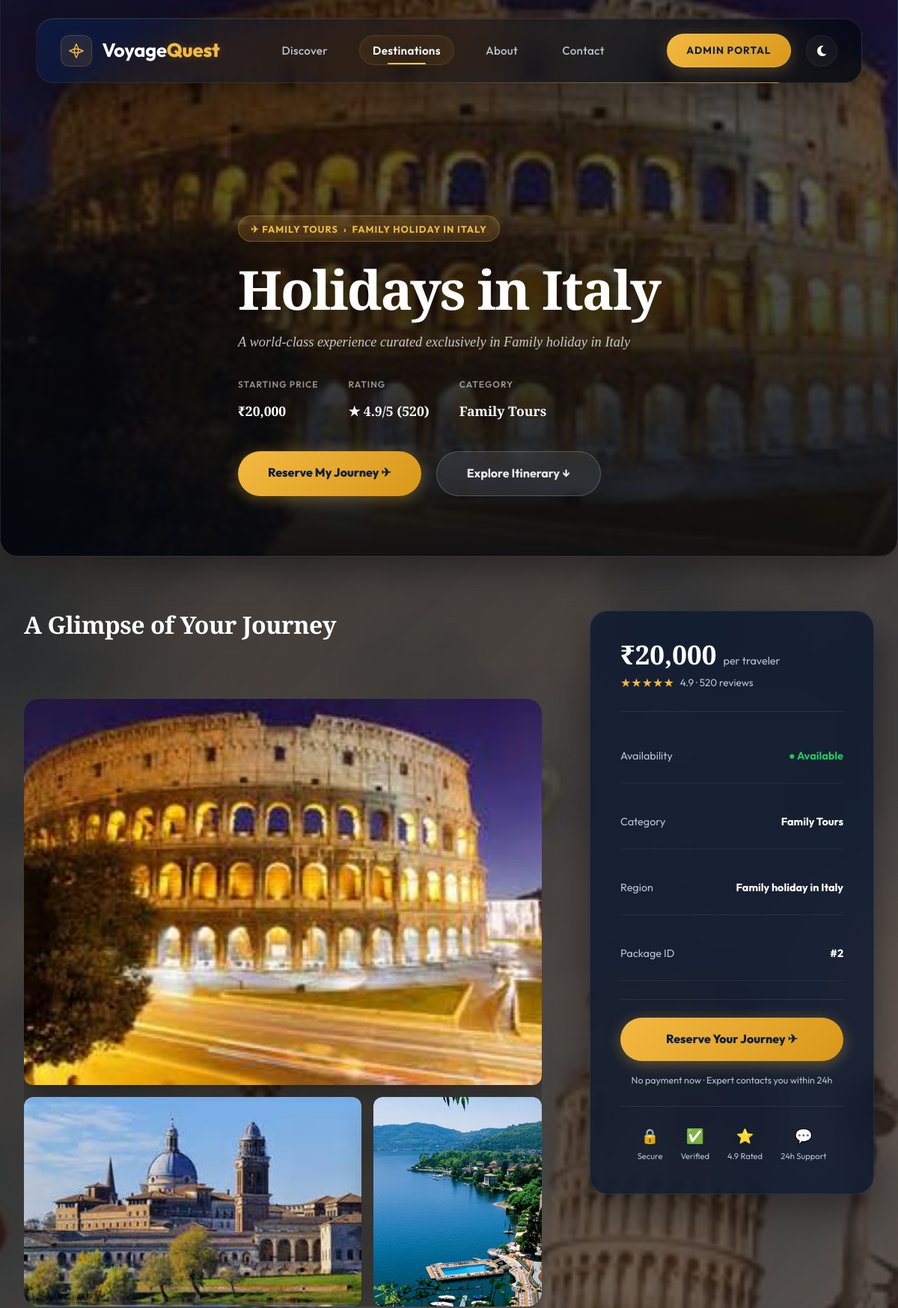
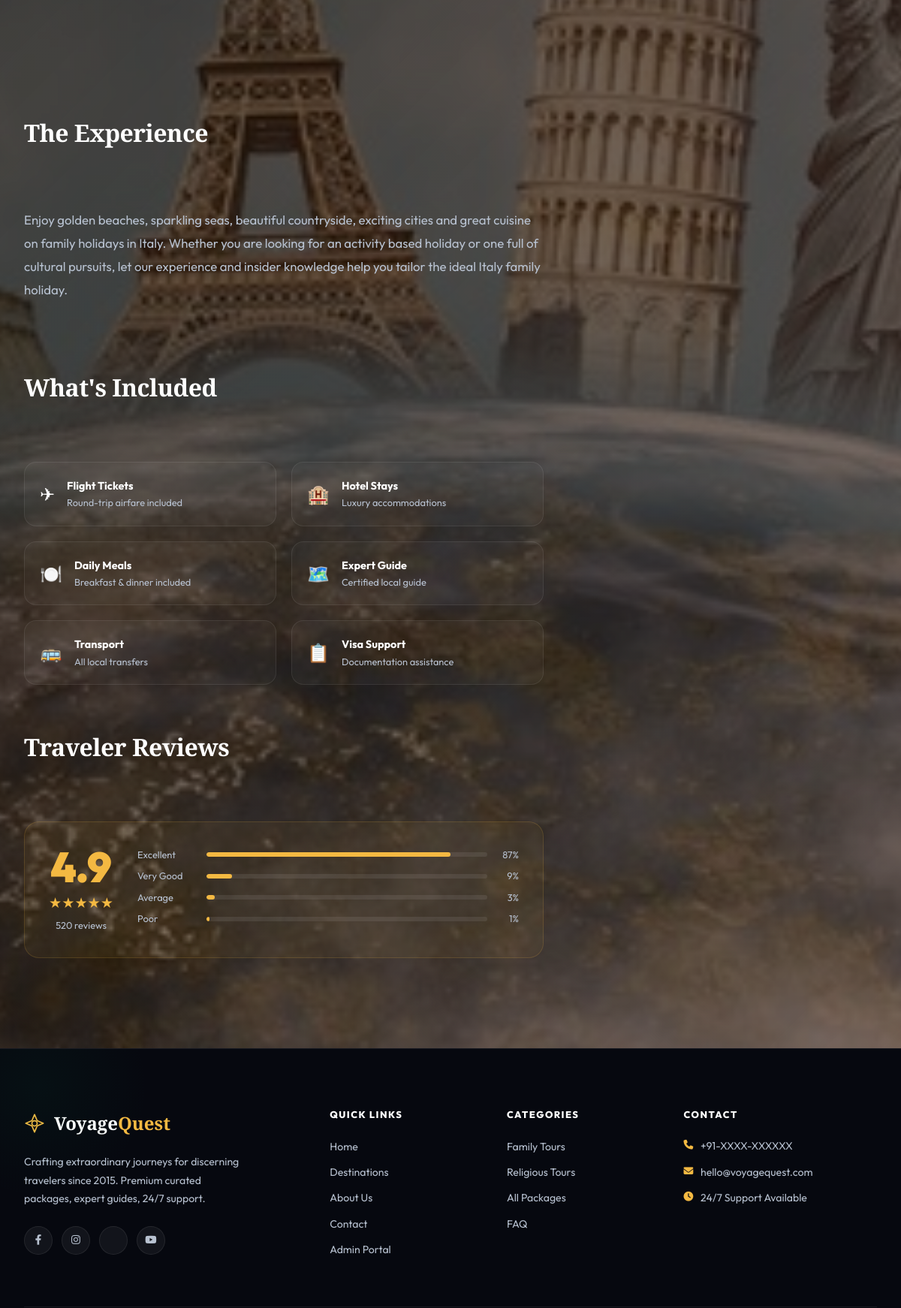
The app's page /detail.php?pid=2 (upper part) with its own data (2 pictures, top to bottom).
### tables this page shows
CREATE TABLE IF NOT EXISTS `package` (
  `Packid` int(200) NOT NULL AUTO_INCREMENT,
  `Packname` varchar(1000) NOT NULL,
  `Category` int(200) NOT NULL,
  `Subcategory` int(200) NOT NULL,
  `Packprice` int(200) NOT NULL,
  `Pic1` varchar(8000) NOT NULL,
  `Pic2` varchar(8000) NOT NULL,
  `Pic3` varchar(8000) NOT NULL,
  `Detail` varchar(8000) NOT NULL,
  PRIMARY KEY (`Packid`)
);

CREATE TABLE IF NOT EXISTS `category` (
  `Cat_id` int(100) NOT NULL AUTO_INCREMENT,
  `Cat_name` varchar(2000) NOT NULL,
  PRIMARY KEY (`Cat_id`)
);

CREATE TABLE IF NOT EXISTS `subcategory` (
  `Subcatid` int(200) NOT NULL AUTO_INCREMENT,
  `Subcatname` varchar(1000) NOT NULL,
  `Catid` int(200) NOT NULL,
  `Pic` varchar(8000) NOT NULL,
  `Detail` varchar(8000) NOT NULL,
  PRIMARY KEY (`Subcatid`)
);

### function.php (called while the page is built, shortened)
<?php
function h($string) {
    return htmlspecialchars($string ?? '', ENT_QUOTES, 'UTF-8');
}
function prepare_query($cn, $sql, $types = '', $params = []) {
    $stmt = mysqli_prepare($cn, $sql);
    if ($types && $params) {
        mysqli_stmt_bind_param($stmt, $types, ...$params);
    }
    mysqli_stmt_execute($stmt);
    return mysqli_stmt_get_result($stmt);
}
?>

### detail.php (the view, shortened to what this page needs)
<?php
include('function.php');
$pid = isset($_GET["pid"]) ? (int)$_GET["pid"] : 0;
$package_data = null;
if ($pid > 0) {
    $result = prepare_query($cn,
        "SELECT p.*, c.Cat_name, s.Subcatname
         FROM package p
         JOIN category c ON p.Category = c.Cat_id
         JOIN subcategory s ON p.Subcategory = s.Subcatid
         WHERE p.Packid = ?",
        "i", [$pid]
    );
    if ($result && mysqli_num_rows($result) > 0) {
        $package_data = mysqli_fetch_assoc($result);
    }
}
$pseudo_reviews = null;
if ($package_data) {
    $pseudo_reviews = ($package_data['Packid'] * 218) + 84;
}
?>
<!DOCTYPE html>
<html lang="en">
<head>
    <link href="https://cdn.jsdelivr.net/npm/bootstrap@5.3.0/dist/css/bootstrap.min.css" rel="stylesheet">
    <link rel="stylesheet" href="css/luxury_travel.css?v=<?php echo filemtime('css/luxury_travel.css'); ?>">
    <link rel="stylesheet" href="css/premium_detail.css?v=<?php echo filemtime('css/premium_detail.css'); ?>">
</head>
<body>
<?php include('top.php'); ?>
<?php if (!$package_data): ?>
<div class="ta-container" style="text-align: center; padding-top: 12rem;">
    <h2 style="color: var(--text-gray);">Package not found.</h2>
    <p style="color: var(--text-gray);">The package you are looking for does not exist or has been removed.</p>
    <a href="category.php" class="btn-ta btn-ta-primary" style="margin-top: 1rem; display: inline-block;">Browse All Packages</a>
</div>
<?php else:
$data = $package_data;
?>
<div class="luxury-detail-page">
    <header class="luxury-hero">
        <div class="luxury-hero-motion" style="background-image: url('Admin/packimages/<?php echo h($data['Pic1']); ?>');" aria-hidden="true"></div>
        <div class="luxury-hero-overlay" aria-hidden="true"></div>
        <div class="luxury-hero-content">
            <div style="display: inline-flex; align-items: center; gap: 0.6rem; background: rgba(244,185,66,0.15); border: 1px solid rgba(244,185,66,0.3); border-radius: 30px; padding: 0.4rem 1rem; margin-bottom: 1.5rem; font-size: 0.8rem; font-weight: 700; text-transform: uppercase; letter-spacing: 1px; color: var(--gold);" data-aos="fade-down">
                ✈ <?php echo h($data['Cat_name']); ?> &nbsp;›&nbsp; <?php echo h($data['Subcatname']); ?>
            </div>
            <h1 class="luxury-title" data-aos="fade-up"><?php echo h($data['Packname']); ?></h1>
            <p class="luxury-tagline" data-aos="fade-up" data-aos-delay="100">
                A world-class experience curated exclusively in <?php echo h($data['Subcatname']); ?>
            </p>
            <div class="luxury-hero-meta" data-aos="fade-up" data-aos-delay="200">
                <div class="meta-item">
                    <span class="meta-label">Starting Price</span>
                    <span class="meta-value">₹<?php echo number_format((double)$data['Packprice']); ?></span>
                </div>
                <div class="meta-item">
                    <span class="meta-label">Rating</span>
                    <span class="meta-value">★ 4.9/5 (<?php echo number_format($pseudo_reviews); ?>)</span>
                </div>
                <div class="meta-item">
                    <span class="meta-label">Category</span>
                    <span class="meta-value"><?php echo h($data['Cat_name']); ?></span>
                </div>
            </div>
            <div class="luxury-hero-actions" data-aos="fade-up" data-aos-delay="300">
                <a href="enquiry.php?pid=<?php echo (int)$data['Packid']; ?>" class="btn-luxury-primary">
                    Reserve My Journey ✈
                </a>
                <a href="#itinerary" class="btn-luxury-secondary">
                    Explore Itinerary ↓
                </a>
            </div>
        </div>
    </header>
    <div class="luxury-container" id="itinerary">
        <div class="luxury-grid">
            <div class="luxury-main">
                <section class="luxury-section">
                    <h2 class="luxury-section-title" data-aos="fade-up">A Glimpse of Your Journey</h2>
                    <div class="luxury-masonry">
                        <div class="masonry-item lm-large" data-aos="fade-up">
                            <img src="Admin/packimages/<?php echo h($data['Pic1']); ?>"
                                 alt="<?php echo h($data['Packname']); ?> — Main View"
                                 loading="lazy"
                                 onerror="this.src='images/travelimage.jpg'">
                        </div>
                        <?php if (!empty($data['Pic2'])): ?>
                        <div class="masonry-item lm-tall" data-aos="fade-up" data-aos-delay="100">
                            <img src="Admin/packimages/<?php echo h($data['Pic2']); ?>"
                                 alt="<?php echo h($data['Packname']); ?> — Gallery 2"
                                 loading="lazy"
                                 onerror="this.src='images/travelimage.jpg'">
                        </div>
                        <?php endif; ?>
                        <?php if (!empty($data['Pic3'])): ?>
                        <div class="masonry-item lm-square" data-aos="fade-up" data-aos-delay="150">
                            <img src="Admin/packimages/<?php echo h($data['Pic3']); ?>"
                                 alt="<?php echo h($data['Packname']); ?> — Gallery 3"
                                 loading="lazy"
                                 onerror="this.src='images/travelimage.jpg'">
                        </div>
                        <?php endif; ?>
                    </div>
                </section>
                <section class="luxury-section" id="description">
                    <h2 class="luxury-section-title" data-aos="fade-up">The Experience</h2>
                    <div class="luxury-typography-body" data-aos="fade-up" data-aos-delay="100">
                        <p><?php echo nl2br(h($data['Detail'])); ?></p>
                    </div>
                </section>
                <section class="luxury-section" data-aos="fade-up">
                    <h2 class="luxury-section-title">What's Included</h2>
                    <div style="display: grid; grid-template-columns: repeat(auto-fit, minmax(220px, 1fr)); gap: 1.25rem;">
                        <?php
                        $inclusions = [
                            ['✈', 'Flight Tickets', 'Round-trip airfare included'],
                            ['🏨', 'Hotel Stays', 'Luxury accommodations'],
                            ['🍽️', 'Daily Meals', 'Breakfast & dinner included'],
                            ['🗺️', 'Expert Guide', 'Certified local guide'],
                            ['🚌', 'Transport', 'All local transfers'],
                            ['📋', 'Visa Support', 'Documentation assistance'],
                        ];
                        foreach ($inclusions as $item):
                        ?>
                        <div style="background: rgba(255,255,255,0.03); border: 1px solid var(--border-light); border-radius: 16px; padding: 1.25rem; display: flex; align-items: center; gap: 1rem; transition: all 0.3s ease;"
                             onmouseover="this.style.borderColor='rgba(244,185,66,0.3)'; this.style.background='rgba(244,185,66,0.05)'"
                             onmouseout="this.style.borderColor='var(--border-light)'; this.style.background='rgba(255,255,255,0.03)'">
                            <span style="font-size: 1.5rem;"><?php echo $item[0]; ?></span>
                            <div>
                                <p style="font-weight: 700; margin: 0; font-size: 0.9rem;"><?php echo $item[1]; ?></p>
                                <p style="color: var(--text-gray); font-size: 0.8rem; margin: 0;"><?php echo $item[2]; ?></p>
                            </div>
                        </div>
                        <?php endforeach; ?>
                    </div>
                </section>
                <section class="luxury-section" data-aos="fade-up">
                    <h2 class="luxury-section-title">Traveler Reviews</h2>
                    <div style="background: rgba(244,185,66,0.05); border: 1px solid rgba(244,185,66,0.15); border-radius: 20px; padding: 2rem; margin-bottom: 1.5rem;">
                        <div style="display: flex; align-items: center; gap: 2rem; flex-wrap: wrap;">
                            <div style="text-align: center;">
                                <div style="font-size: 3.5rem; font-weight: 900; color: var(--gold); line-height: 1;">4.9</div>
                                <div style="color: var(--gold); font-size: 1.2rem; margin: 0.25rem 0;">★★★★★</div>
                                <div style="font-size: 0.8rem; color: var(--text-gray);"><?php echo number_format($pseudo_reviews); ?> reviews</div>
                            </div>
                            <div style="flex: 1; min-width: 200px;">
                                <?php
                                $bars = [['Excellent', 87], ['Very Good', 9], ['Average', 3], ['Poor', 1]];
                                foreach ($bars as $b):
                                ?>
                                <div style="display: flex; align-items: center; gap: 0.75rem; margin-bottom: 0.5rem;">
                                    <span style="font-size: 0.8rem; color: var(--text-gray); width: 80px; flex-shrink: 0;"><?php echo $b[0]; ?></span>
                                    <div style="flex: 1; height: 6px; background: rgba(255,255,255,0.08); border-radius: 10px; overflow: hidden;">
                                        <div style="width: <?php echo $b[1]; ?>%; height: 100%; background: var(--gold); border-radius: 10px;"></div>
                                    </div>
                                    <span style="font-size: 0.8rem; color: var(--text-gray); width: 30px; text-align: right;"><?php echo $b[1]; ?>%</span>
                                </div>
                                <?php endforeach; ?>
                            </div>
                        </div>
                    </div>
                </section>
            </div>
            <div class="luxury-sidebar">
                <div class="luxury-booking-card sticky" data-aos="fade-left">
                    <h3 class="booking-price">
                        ₹<?php echo number_format((double)$data['Packprice']); ?>
                        <span class="booking-unit">per traveler</span>
                    </h3>
                    <div style="display: flex; align-items: center; gap: 0.5rem; margin-bottom: 1.5rem;">
                        <span style="color: var(--gold); font-size: 1rem;">★★★★★</span>
                        <span style="font-size: 0.85rem; color: var(--text-gray);">4.9 · <?php echo number_format($pseudo_reviews); ?> reviews</span>
                    </div>
                    <div class="booking-meta">
                        <div class="bm-row">
                            <span>Availability</span>
                            <span style="color: #22c55e; font-weight: 700;">● Available</span>
                        </div>
                        <div class="bm-row">
                            <span>Category</span>
                            <span><?php echo h($data['Cat_name']); ?></span>
                        </div>
                        <div class="bm-row">
                            <span>Region</span>
                            <span><?php echo h($data['Subcatname']); ?></span>
                        </div>
                        <div class="bm-row">
                            <span>Package ID</span>
                            <span>#<?php echo (int)$data['Packid']; ?></span>
                        </div>
                    </div>
                    <a href="enquiry.php?pid=<?php echo (int)$data['Packid']; ?>"
                       class="btn-luxury-primary full-width"
                       style="margin-top: 1.5rem; display: block; text-align: center;">
                        Reserve Your Journey ✈
                    </a>
                    <p style="text-align: center; color: var(--text-gray); font-size: 0.78rem; margin-top: 1rem;">
                        No payment now · Expert contacts you within 24h
                    </p>
                    <div style="display: flex; justify-content: center; gap: 1.5rem; margin-top: 1.5rem; padding-top: 1.5rem; border-top: 1px solid var(--border-light);">
                        <div style="text-align: center;">
                            <div style="font-size: 1.2rem;">🔒</div>
                            <div style="font-size: 0.7rem; color: var(--text-gray); margin-top: 0.25rem;">Secure</div>
                        </div>
                        <div style="text-align: center;">
                            <div style="font-size: 1.2rem;">✅</div>
                            <div style="font-size: 0.7rem; color: var(--text-gray); margin-top: 0.25rem;">Verified</div>
                        </div>
                        <div style="text-align: center;">
                            <div style="font-size: 1.2rem;">⭐</div>
                            <div style="font-size: 0.7rem; color: var(--text-gray); margin-top: 0.25rem;">4.9 Rated</div>
                        </div>
                        <div style="text-align: center;">
                            <div style="font-size: 1.2rem;">💬</div>
                            <div style="font-size: 0.7rem; color: var(--text-gray); margin-top: 0.25rem;">24h Support</div>
                        </div>
                    </div>
                </div>
            </div>
        </div>
    </div>
</div>
<?php endif; ?>
<?php
include('bottom.php');
?>
</body>
</html>

### records on screen
package: Pic1 (picture), category.Cat_name "FAMILY TOURS", subcategory.Subcatname "FAMILY HOLIDAY IN ITALY", Packname "Holidays in Italy", subcategory.Subcatname "Family holiday in Italy", Packprice "20,000", Packid "520", category.Cat_name "Family Tours", Pic2 (picture), Pic3 (picture), Detail "Enjoy golden beaches, sparkling seas, beautiful countryside, exciting cities and great cuisine on family holidays in Italy. Whether you are looking for an activity based holiday or one full of cultural pursuits, let our experience and insider knowledge help you tailor the ideal Italy family holiday.", Packid "2"

### other values on screen
$item[0] "✈"
$item[1] "Flight Tickets"
$item[2] "Round-trip airfare included"
$item[0] "🏨"
$item[1] "Hotel Stays"
$item[2] "Luxury accommodations"
$item[0] "🍽️"
$item[1] "Daily Meals"
$item[2] "Breakfast & dinner included"
$item[0] "🗺️"
$item[1] "Expert Guide"
$item[2] "Certified local guide"
$item[0] "🚌"
$item[1] "Transport"
$item[2] "All local transfers"
